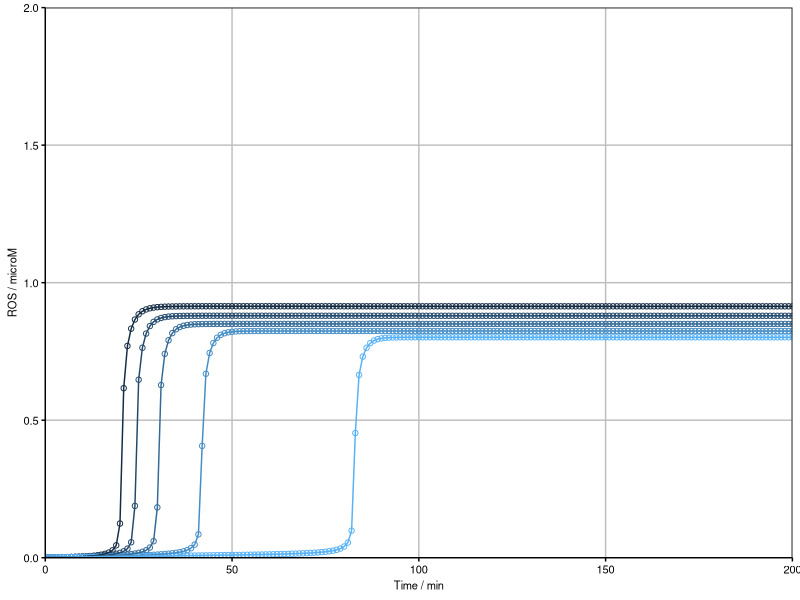
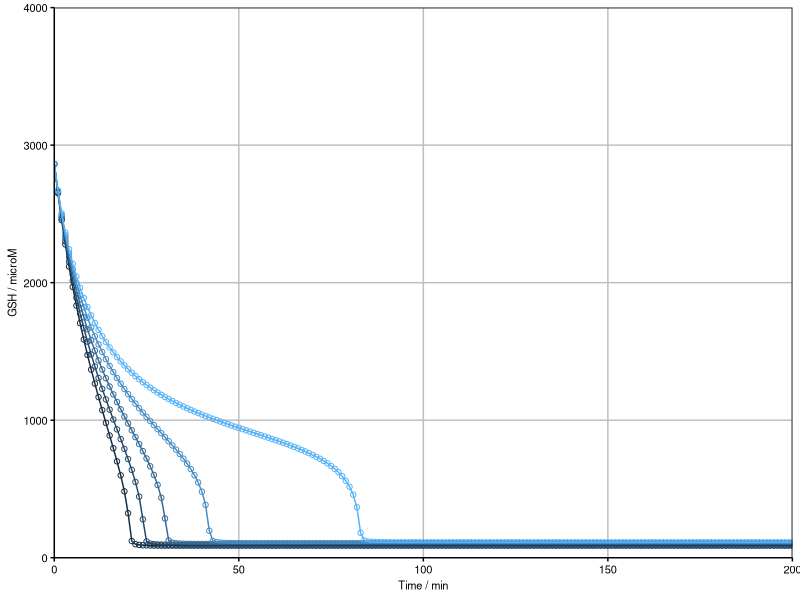
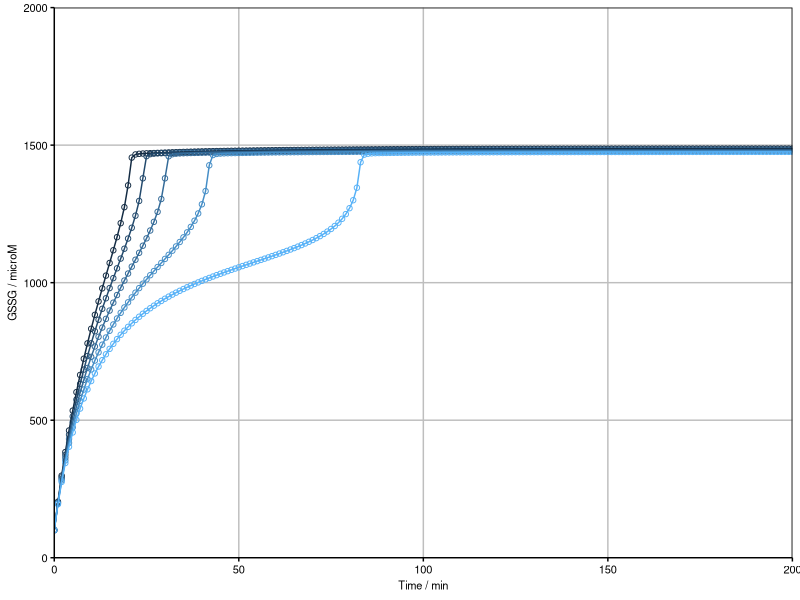
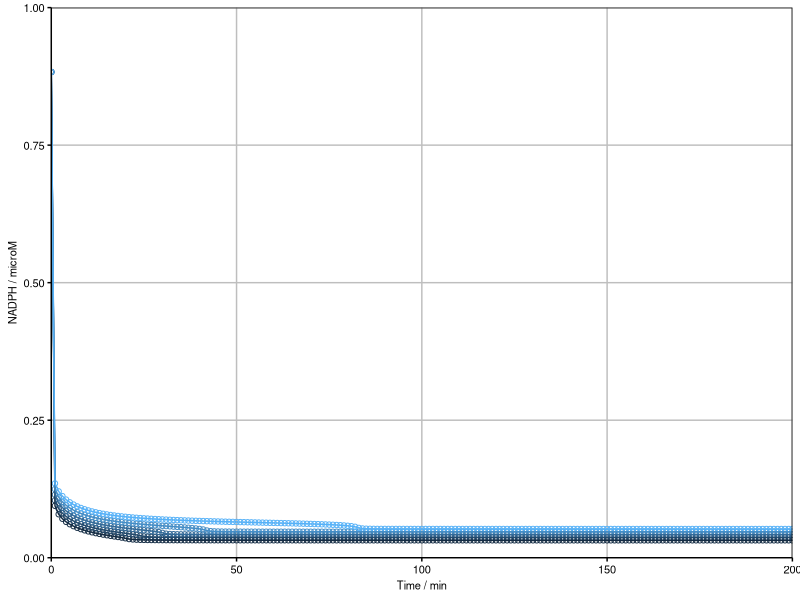
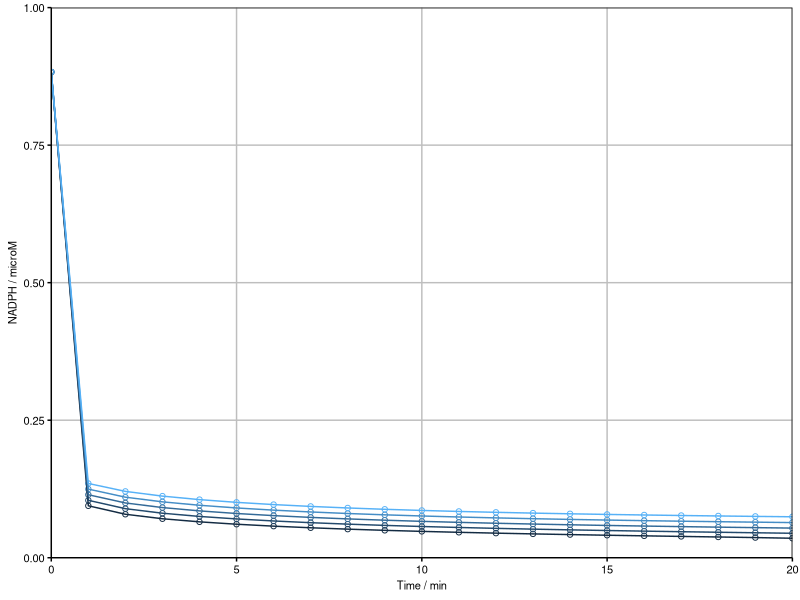
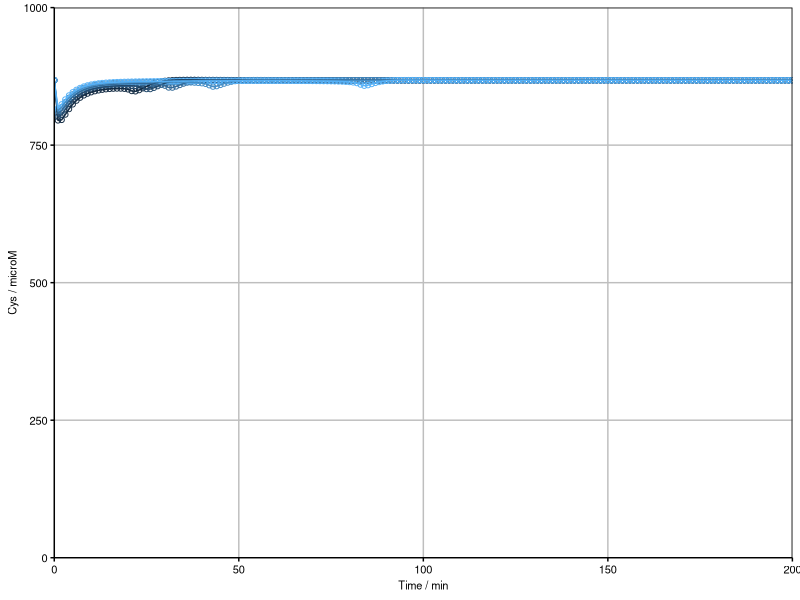
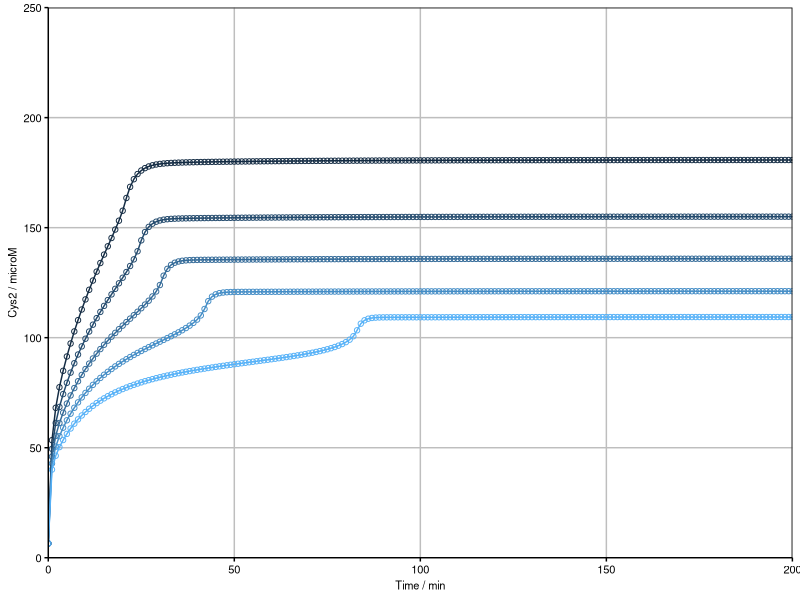
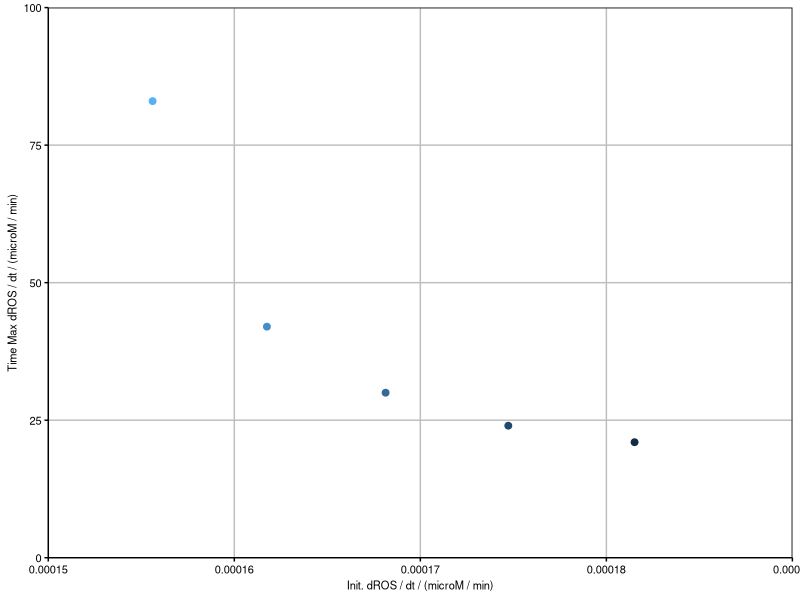

These figures' R source, in order:
##### read data
#### set working directory
setwd("D:/Lab_SHC_files/ROS_model/009_afterDiscussionLCD/Fig1")

#### read data
sol <- read.table("ROS_v5_TimeEvolution_ndsolve_3-2_out.txt", header = TRUE, sep = "\t") 

#### convert from character type to numeric type
sol <- apply(sol, MARGIN = 2, FUN = as.numeric)
sol <- as.data.frame(sol)

##### libraries
library("ggplot2")
library("cowplot")
library("viridis")
library("ggrepel")

##### plot themes
gtheme <- theme(
	axis.line = element_line(color = "black"), 
	axis.ticks = element_line(color = "black"), 
	axis.text = element_text(color = "black", size = 8), 
	axis.title = element_text(color = "black", size = 8), 
	legend.key = element_rect(fill = "white"), 
	legend.text = element_text(color = "black", size = 8), 
	legend.title = element_text(color = "black", size = 8), 
	panel.grid.major = element_line(color = "grey"), 
	panel.grid.minor = element_line(color = NA), 
	panel.background = element_rect(fill = "white"), 
	panel.border = element_rect(fill = NA, color = "black"), 
	plot.title = element_text(color = "black", size = 8),
	strip.background = element_rect(colour = "black", fill = "white"),
	strip.text.x = element_text(color = "black", size = 8),
	strip.text.y = element_text(color = "black", size = 8))
	
##### plot data
#### ROS
p1a <- ggplot(data = sol, aes(x = t, y = ros.t., group = glc, color = glc))
p1b <- p1a + geom_point(shape = 1) + geom_path() + coord_cartesian(xlim = c(0, 200), ylim = c(0, 2))
p1c <- p1b + scale_x_continuous(expand = c(0, 0), name = "Time / min") + scale_y_continuous(expand = c(0, 0), name = "ROS / microM") + scale_color_continuous(name = "Glc / microM", guide = "legend")
p1d <- p1c + gtheme
p1e <- p1d + theme(legend.position = "none")
p1e

leg <- get_legend(p1d)

#### GSH
p2a <- ggplot(data = sol, aes(x = t, y = gsh.t., group = glc, color = glc))
p2b <- p2a + geom_point(shape = 1) + geom_path() + coord_cartesian(xlim = c(0, 200), ylim = c(0, 4000))
p2c <- p2b + scale_x_continuous(expand = c(0, 0), name = "Time / min") + scale_y_continuous(expand = c(0, 0), name = "GSH / microM") + scale_color_continuous(name = "Glc / microM", guide = "legend")
p2d <- p2c + gtheme
p2e <- p2d + theme(legend.position = "none")
p2e

#### GSSG
p3a <- ggplot(data = sol, aes(x = t, y = gssg.t., group = glc, color = glc))
p3b <- p3a + geom_point(shape = 1) + geom_path() + coord_cartesian(xlim = c(0, 200), ylim = c(0, 2000))
p3c <- p3b + scale_x_continuous(expand = c(0, 0), name = "Time / min") + scale_y_continuous(expand = c(0, 0), name = "GSSG / microM") + scale_color_continuous(name = "Glc / microM", guide = "legend")
p3d <- p3c + gtheme
p3e <- p3d + theme(legend.position = "none")
p3e

#### NADPH
p4a <- ggplot(data = sol, aes(x = t, y = nadph.t., group = glc, color = glc))
p4b <- p4a + geom_point(shape = 1) + geom_path() + coord_cartesian(xlim = c(0, 200), ylim = c(0, 1))
p4c <- p4b + scale_x_continuous(expand = c(0, 0), name = "Time / min") + scale_y_continuous(expand = c(0, 0), name = "NADPH / microM") + scale_color_continuous(name = "Glc / microM", guide = "legend")
p4d <- p4c + gtheme
p4e <- p4d + theme(legend.position = "none")
p4e

p4a <- ggplot(data = sol, aes(x = t, y = nadph.t., group = glc, color = glc))
p4b2 <- p4a + geom_point(shape = 1) + geom_path() + coord_cartesian(xlim = c(0, 20), ylim = c(0, 1))
p4c2 <- p4b2 + scale_x_continuous(expand = c(0, 0), name = "Time / min") + scale_y_continuous(expand = c(0, 0), name = "NADPH / microM") + scale_color_continuous(name = "Glc / microM", guide = "legend")
p4d2 <- p4c2 + gtheme
p4e2 <- p4d2 + theme(legend.position = "none")
p4e2

#### Cys
p5a <- ggplot(data = sol, aes(x = t, y = cys.t., group = glc, color = glc))
p5b <- p5a + geom_point(shape = 1) + geom_path() + coord_cartesian(xlim = c(0, 200), ylim = c(0, 1000))
p5c <- p5b + scale_x_continuous(expand = c(0, 0), name = "Time / min") + scale_y_continuous(expand = c(0, 0), name = "Cys / microM") + scale_color_continuous(name = "Glc / microM", guide = "legend")
p5d <- p5c + gtheme
p5e <- p5d + theme(legend.position = "none")
p5e

#### Cys2
p6a <- ggplot(data = sol, aes(x = t, y = cys2.t., group = glc, color = glc))
p6b <- p6a + geom_point(shape = 1) + geom_path() + coord_cartesian(xlim = c(0, 200), ylim = c(0, 250))
p6c <- p6b + scale_x_continuous(expand = c(0, 0), name = "Time / min") + scale_y_continuous(expand = c(0, 0), name = "Cys2 / microM") + scale_color_continuous(name = "Glc / microM", guide = "legend")
p6d <- p6c + gtheme
p6e <- p6d + theme(legend.position = "none")
p6e

#### initial rates and catastrophe time
### initial rates
sol0 <- sol[which(sol$t == 0), "ros..t."] ### very negative ros'[t] due to loss of glc contribution to ros production
sol1 <- sol[which(sol$t == 1), "ros..t."] ### the "initial" rate "after glc deprivation" 
sol2 <- sol[which(sol$t == 1), "gsh..t."]
sol3 <- sol[which(sol$t == 1), "nadph..t."]
sol4 <- sol[which(sol$t == 1), "cys2..t."]
solx <- cbind(sol0, sol1, sol2, sol3, sol4)
colnames(solx) <- c("ros..t.0", "ros..t.1", "gsh..t.1", "nadph..t.1", "cys2..t.1")

### maximal d ros / d t
soly <- NA

for(i in 1:length(unique(sol$glc))){

	tmp <- sol[which(sol$glc == unique(sol$glc)[i]), ]
	soly <- rbind(soly, tmp[which.max(tmp$ros..t.), c("t", "ros..t.", "glc")])
	rm(tmp)

}

soly <- soly[-1, ]
colnames(soly) <- c("tmax", "ros..t.max", "glc")
solz <- cbind(solx, soly)

### plot
p7a <- ggplot(data = solz, aes(x = ros..t.1, y = tmax, color = glc))
p7b <- p7a + geom_point(size = 2) + coord_cartesian(xlim = c(0.00015, 0.00019), ylim = c(0, 100))
p7c <- p7b + scale_x_continuous(expand = c(0, 0), name = "Init. dROS / dt / (microM / min)") + scale_y_continuous(expand = c(0, 0), name = "Time Max dROS / dt / (microM / min)") + scale_color_continuous(name = "Glc / microM", guide = "legend")
p7d <- p7c + gtheme
p7e <- p7d + theme(legend.position = "none")
p7e

p8a <- ggplot(data = solz, aes(x = gsh..t.1, y = tmax, color = glc))
p8b <- p8a + geom_point(size = 2) + coord_cartesian(xlim = c(-215, -175), ylim = c(0, 100))
p8c <- p8b + scale_x_continuous(expand = c(0, 0), name = "Init. dGSH / dt / (microM / min)") + scale_y_continuous(expand = c(0, 0), name = "Time Max dROS / dt / (microM / min)") + scale_color_continuous(name = "Glc / microM", guide = "legend")
p8d <- p8c + gtheme
p8e <- p8d + theme(legend.position = "none")
p8e

p9a <- ggplot(data = solz, aes(x = nadph..t.1, y = tmax, color = glc))
p9b <- p9a + geom_point(size = 2) + coord_cartesian(xlim = c(-0.025, -0.021), ylim = c(0, 100))
p9c <- p9b + scale_x_continuous(expand = c(0, 0), name = "Init. dNADPH / dt / (microM / min)") + scale_y_continuous(expand = c(0, 0), name = "Time Max dROS / dt / (microM / min)") + scale_color_continuous(name = "Glc / microM", guide = "legend")
p9d <- p9c + gtheme
p9e <- p9d + theme(legend.position = "none")
p9e

p10a <- ggplot(data = solz, aes(x = cys2..t.1, y = tmax, color = glc))
p10b <- p10a + geom_point(size = 2) + coord_cartesian(xlim = c(5, 25), ylim = c(0, 100))
p10c <- p10b + scale_x_continuous(expand = c(0, 0), name = "Init. dCys2 / dt / (microM / min)") + scale_y_continuous(expand = c(0, 0), name = "Time Max dROS / dt / (microM / min)") + scale_color_continuous(name = "Glc / microM", guide = "legend")
p10d <- p10c + gtheme
p10e <- p10d + theme(legend.position = "none")
p10e

leg2 <- get_legend(p10d)

##### assemble subplots
ap1a <- plot_grid(p4e, p2e, p4e2, p1e, nrow = 2, align = "hv")#, axis = "tblr")
ap1b <- plot_grid(ap1a, leg, rel_widths = c(8, 2))
ap1b
ggsave2("ROS_v5_TimeEvolution_ndsolve_3-2_plot_1.pdf", width = 5, height = 2.4, units = "in", dpi = 600)

ap1c <- plot_grid(p2e, p3e, p5e, p6e, nrow = 2, align = "hv", axis = "tblr")
ap1d <- plot_grid(ap1c, leg, rel_widths = c(8, 2))
ap1d
ggsave2("ROS_v5_TimeEvolution_ndsolve_3-2_plot_2.pdf", width = 5, height = 2.4, units = "in", dpi = 600)

ap1e <- plot_grid(p7e, p8e, p9e, p10e, ncol = 1)
ap1f <- plot_grid(ap1e, leg2, ncol = 2, rel_widths = c(2, 1))
ggsave2("ROS_v5_TimeEvolution_ndsolve_3-2_plot_3.pdf", width = 3, height = 4.8, units = "in", dpi = 600)
